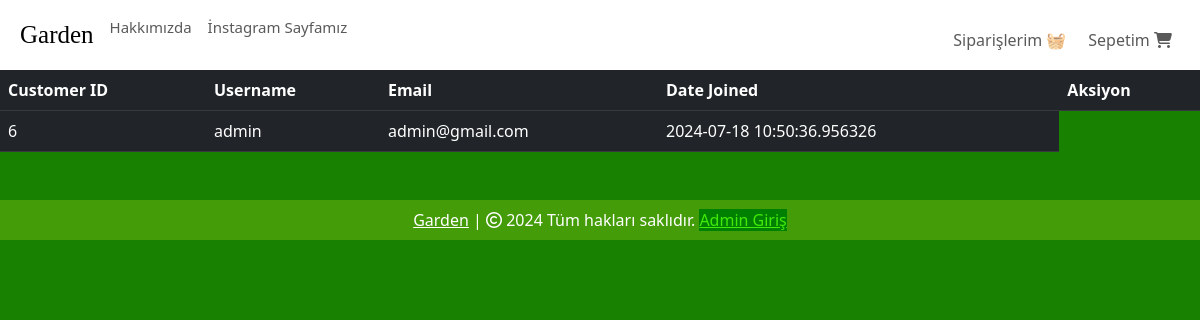
Page /customers (signed in) on the earlier database version.
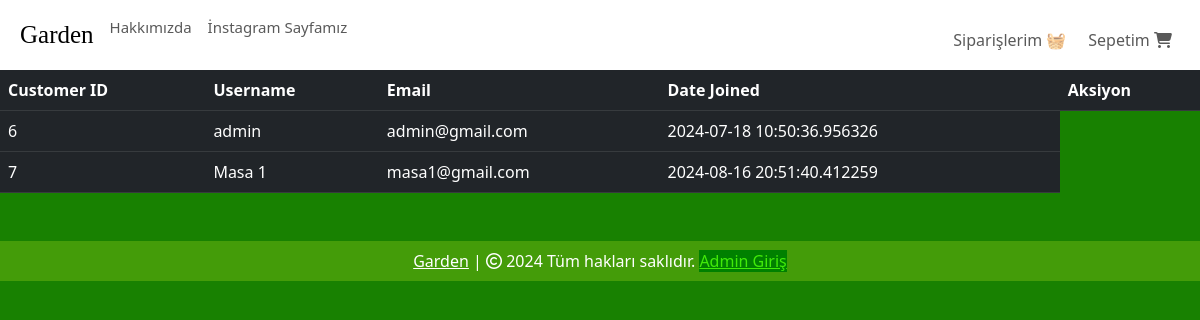
Same page on the later database version.
### website/models.py (models this page shows, shortened)
class Customer(db.Model, UserMixin):
    id = db.Column(db.Integer, primary_key=True)
    email = db.Column(db.String(100), unique=True)
    username = db.Column(db.String(100))
    password_hash = db.Column(db.String(150))
    date_joined = db.Column(db.DateTime(), default=datetime.utcnow)
    MasaNo = db.Column(db.Integer)
    cart_items = db.relationship('Cart', backref=db.backref('customer', lazy=True))
    orders = db.relationship('Order', backref=db.backref('customer', lazy=True))
    @property
    def password(self):
        raise AttributeError('Password is not a readable Attribute')

### website/admin.py (the view)
@admin.route('/customers')
@login_required
def display_customers():
    if current_user.id == 6:
        customers = Customer.query.all()
        return render_template('customers.html', customers=customers)
    return render_template('404.html')

### website/templates/customers.html (shortened to what this page needs)
{% extends 'base.html' %}
{% block body %}
<table class="table table-dark table-hover">
    <thead>
        <tr>
            <th scope="col">Customer ID</th>
            <th scope="col">Username</th>
            <th scope="col">Email</th>
            <th scope="col">Date Joined</th>
            <th scope="col">Aksiyon</th>
        </tr>
    </thead>
    <tbody>
        {% for customer in customers %}
        <tr>
        <td>{{ customer.id }}</td>
        <td>{{ customer.username }}</td>
        <td>{{ customer.email }}</td>
        <td>{{ customer.date_joined }}</td>
        </tr>
        {% endfor %}
    </tbody>
</table>
{% endblock %}

### website/templates/base.html (shortened to what this page needs)
<!DOCTYPE html>
<html lang="tr">
<head>
    <link rel="stylesheet" href="https://cdnjs.cloudflare.com/ajax/libs/bootstrap-icons/1.10.5/font/bootstrap-icons.min.css" />
    <link rel="stylesheet" href="{{ url_for('static', filename='css/all.min.css') }}">
    <link rel="stylesheet" href="{{ url_for('static', filename='css/bootstrap.min.css') }}">
    <link rel="stylesheet" href="{{ url_for('static', filename='css/style.css') }}">
</head>
<body style="background-color: rgb(24, 129, 1);">
    <nav class="navbar navbar-expand-lg" style="background-color: rgb(255, 255, 255);">
      <div class="container-fluid">
        <div class="collapse navbar-collapse" id="navbarSupportedContent">
          <ul class="navbar-nav me-auto mb-2 mb-lg-0">
            <li class="nav-item">
              <a class="nav-link active" aria-current="page" href="/" style="font-family: cursive; font-size: 25px;">Garden</a>
            </li>
            <li class="nav-item">
              <a class="nav-link text-grey" href="#" style="font-size: 15px;">Hakkımızda</a>
            </li>
            <li class="nav-item">
              <a class="nav-link text-grey" href="https://www.instagram.com/bilgingarden/" style="font-size: 15px;">İnstagram Sayfamız</a>
            </li>
          </ul>
        </div>
        <ul class="navbar-nav me-auto mb-2 mb-lg-0">
          <li class="nav-item mx-2" id="items">
            {% if cart | length < 1 %}
            <a class="nav-link text-grey" style=" margin-left:205px; margin-top:10px;" href="/cart"> Sepetim
              <i class="fa-solid fa-cart-shopping"></i>
            </a>
            {% else %}
            <a class="nav-link text-grey" style=" margin-left:205px; margin-top:10px;" href="/cart"><span class="badge bg-success"></span> Sepetim
              <i class="bi bi-{{ cart | length }}-square-fill"></i>
            </a>
            {% endif %}
            <a class="nav-link text-grey" style=" margin-left:70px; margin-top:-40px;" href="/orders"> Siparişlerim 🧺
            </a>
          </li>
        </ul>
      </div>
    </nav>
    {% block body %}
    {% endblock %}
    <footer class="container-fluid  text-center p-2 mt-5" style="background-color: rgb(68, 156, 9); color: white;">
      <a href="https://RestorantUrl.com" style="color: white;">Garden</a> | <span>
        <i class="fa-sharp fa-regular fa-copyright"></i></span> 2024 Tüm hakları saklıdır.
        <a href="/login" style="color: rgb(65, 234, 9); background-color: green;">Admin Giriş</a>
    </footer>
</body>
</body>
</html>

Differences in the rows shown:
added Customer: id "7", username "Masa 1", email "masa1@gmail.com", date_joined "2024-08-16 20:51:40.412259"
